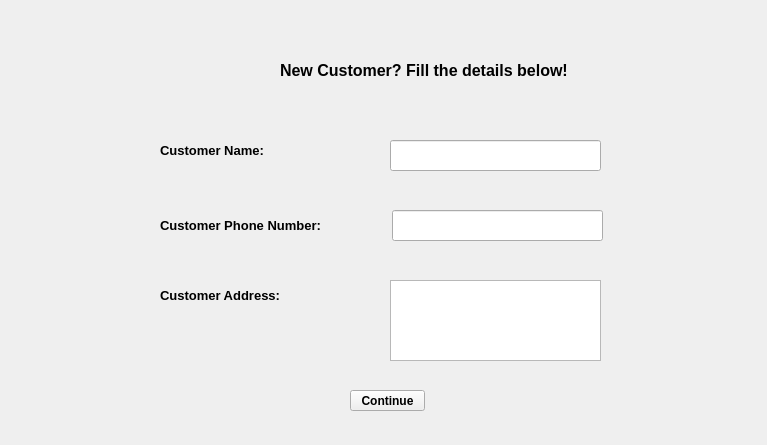
<?xml version="1.0" encoding="UTF-8"?>
<ui version="4.0">
 <class>MainWindow</class>
 <widget class="QMainWindow" name="MainWindow">
  <property name="geometry">
   <rect>
    <x>0</x>
    <y>0</y>
    <width>767</width>
    <height>445</height>
   </rect>
  </property>
  <property name="windowTitle">
   <string>MainWindow</string>
  </property>
  <widget class="QWidget" name="centralwidget">
   <widget class="QLabel" name="label">
    <property name="geometry">
     <rect>
      <x>280</x>
      <y>60</y>
      <width>291</width>
      <height>20</height>
     </rect>
    </property>
    <property name="font">
     <font>
      <family>Arial</family>
      <pointsize>12</pointsize>
      <weight>75</weight>
      <bold>true</bold>
     </font>
    </property>
    <property name="text">
     <string>New Customer? Fill the details below! </string>
    </property>
   </widget>
   <widget class="QLabel" name="label_2">
    <property name="geometry">
     <rect>
      <x>160</x>
      <y>140</y>
      <width>111</width>
      <height>20</height>
     </rect>
    </property>
    <property name="font">
     <font>
      <family>Arial</family>
      <pointsize>10</pointsize>
      <weight>75</weight>
      <bold>true</bold>
     </font>
    </property>
    <property name="text">
     <string>Customer Name:</string>
    </property>
   </widget>
   <widget class="QLabel" name="label_3">
    <property name="geometry">
     <rect>
      <x>160</x>
      <y>210</y>
      <width>171</width>
      <height>31</height>
     </rect>
    </property>
    <property name="font">
     <font>
      <family>Arial</family>
      <pointsize>10</pointsize>
      <weight>75</weight>
      <bold>true</bold>
     </font>
    </property>
    <property name="text">
     <string>Customer Phone Number:</string>
    </property>
   </widget>
   <widget class="QLabel" name="label_4">
    <property name="geometry">
     <rect>
      <x>160</x>
      <y>280</y>
      <width>131</width>
      <height>31</height>
     </rect>
    </property>
    <property name="font">
     <font>
      <family>Arial</family>
      <pointsize>10</pointsize>
      <weight>75</weight>
      <bold>true</bold>
     </font>
    </property>
    <property name="text">
     <string>Customer Address:</string>
    </property>
   </widget>
   <widget class="QLineEdit" name="custname">
    <property name="geometry">
     <rect>
      <x>390</x>
      <y>140</y>
      <width>211</width>
      <height>31</height>
     </rect>
    </property>
   </widget>
   <widget class="QLineEdit" name="custmobile">
    <property name="geometry">
     <rect>
      <x>392</x>
      <y>210</y>
      <width>211</width>
      <height>31</height>
     </rect>
    </property>
   </widget>
   <widget class="QTextEdit" name="custaddress">
    <property name="geometry">
     <rect>
      <x>390</x>
      <y>280</y>
      <width>211</width>
      <height>81</height>
     </rect>
    </property>
   </widget>
   <widget class="QPushButton" name="pushButton">
    <property name="geometry">
     <rect>
      <x>350</x>
      <y>390</y>
      <width>75</width>
      <height>21</height>
     </rect>
    </property>
    <property name="font">
     <font>
      <family>Arial</family>
      <weight>75</weight>
      <bold>true</bold>
     </font>
    </property>
    <property name="cursor">
     <cursorShape>PointingHandCursor</cursorShape>
    </property>
    <property name="text">
     <string>Continue</string>
    </property>
   </widget>
  </widget>
 </widget>
 <resources/>
 <connections/>
</ui>
